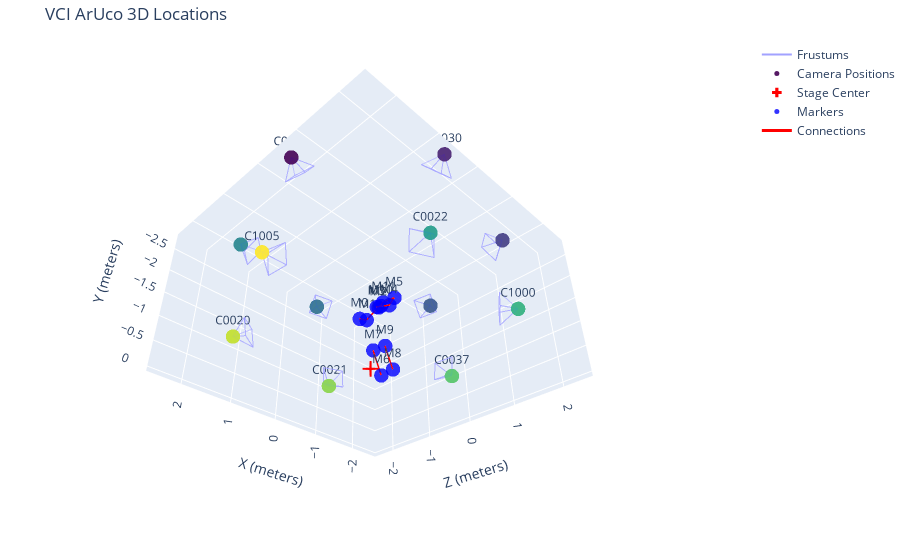

Notebook cell for this chart:
### Code cell
fig = go.Figure()
fig = add_cameras_to_fig(fig, my_cameras, scale=0.2)
fig = add_markers_to_fig(fig, marker_positions)
fig = add_skeleton_to_fig(fig, marker_positions, [(0,1),(1,2),(2,11),(3,4),(4,5),(5,11),(6,7),(8,9),(10,11)])
fig.update_layout(
    title="VCI ArUco 3D Locations",
    scene=dict(
        xaxis_title='X (meters)',
        yaxis_title='Y (meters)',
        zaxis_title='Z (meters)',
        aspectmode='data',
        camera=dict(
            up=dict(x=0, y=-1, z=0),   # Sets the Z-axis to point 'up'
            eye=dict(x=1.5, y=1.5, z=1.5) # Initial camera position
        )
    ),
    margin=dict(l=0, r=0, b=0, t=40)
)
fig.show()

### Figure 1 — Plotly figure (JSON) as saved in the notebook; plotly's stock layout.template omitted (floating-point values rounded to 4 significant figures; data arrays with more than 128 entries replaced by an {"elided": "..."} marker saying what was removed)
{"data": [{"hoverinfo": "none", "line": {"color": "rgba(100, 100, 255, 0.6)", "width": 2}, "mode": "lines", "name": "Frustums", "type": "scatter3d", "x": {"elided": "216 float values"}, "y": {"elided": "216 float values"}, "z": {"elided": "216 float values"}}, {"marker": {"color": [0, 1, 2, 3, 4, 5, 6, 7, 8, 9, 10, 11], "colorscale": [[0, "#440154"], [0.1111, "#482878"], [0.2222, "#3e4989"], [0.3333, "#31688e"], [0.4444, "#26828e"], [0.5556, "#1f9e89"], [0.6667, "#35b779"], [0.7778, "#6ece58"], [0.8889, "#b5de2b"], [1, "#fde725"]], "opacity": 0.9, "size": 5}, "mode": "markers+text", "name": "Camera Positions", "text": ["C0025", "C0030", "C0024", "C0019", "C0031", "C0039", "C0022", "C1000", "C0037", "C0021", "C0020", "C1005"], "textposition": "top center", "type": "scatter3d", "x": [2.407, 0.7022, -1.721, -2.42, -0.7106, 1.705, 1.057, -1.442, -2.507, -1.069, 1.428, 2.489], "y": [-2.733, -2.725, -2.729, -2.739, -2.752, -2.739, -0.8994, -0.8991, -0.9062, -0.9107, -0.9005, -0.9048], "z": [0.5849, 2.393, 1.809, -0.5797, -2.376, -1.806, 2.269, 2.058, -0.225, -2.275, -2.056, 0.2143]}, {"marker": {"color": "red", "size": 8, "symbol": "cross"}, "mode": "markers", "name": "Stage Center", "type": "scatter3d", "x": [0], "y": [0], "z": [0]}, {"marker": {"color": "blue", "opacity": 0.8, "size": 5}, "mode": "markers+text", "name": "Markers", "text": ["M0", "M1", "M2", "M3", "M4", "M5", "M6", "M7", "M8", "M9", "M10", "M11"], "type": "scatter3d", "x": [-0.01251, -0.2458, -0.3844, 0.07258, -0.1519, -0.3469, -0.4876, -0.2561, -0.4392, -0.2611, -0.2557, -0.3002], "y": [-1.126, -1.236, -1.498, -1.092, -1.194, -1.481, -0.147, -0.5366, -0.1204, -0.5092, -1.379, -1.477], "z": [-0.2854, -0.3457, -0.174, 0.2257, 0.3167, 0.2603, -0.222, -0.1883, 0.09826, 0.0943, 0.008239, 0.01979]}, {"connectgaps": false, "line": {"color": "red", "width": 3}, "mode": "lines", "name": "Connections", "type": "scatter3d", "x": [-0.01251, -0.2458, null, -0.2458, -0.3844, null, -0.3844, -0.3002, null, 0.07258, -0.1519, null, -0.1519, -0.3469, null, -0.3469, -0.3002, null, -0.4876, -0.2561, null, -0.4392, -0.2611, null, -0.2557, -0.3002, null], "y": [-1.126, -1.236, null, -1.236, -1.498, null, -1.498, -1.477, null, -1.092, -1.194, null, -1.194, -1.481, null, -1.481, -1.477, null, -0.147, -0.5366, null, -0.1204, -0.5092, null, -1.379, -1.477, null], "z": [-0.2854, -0.3457, null, -0.3457, -0.174, null, -0.174, 0.01979, null, 0.2257, 0.3167, null, 0.3167, 0.2603, null, 0.2603, 0.01979, null, -0.222, -0.1883, null, 0.09826, 0.0943, null, 0.008239, 0.01979, null]}], "layout": {"margin": {"b": 0, "l": 0, "r": 0, "t": 40}, "scene": {"aspectmode": "data", "camera": {"eye": {"x": 1.5, "y": 1.5, "z": 1.5}, "up": {"x": 0, "y": -1, "z": 0}}, "xaxis": {"title": {"text": "X (meters)"}}, "yaxis": {"title": {"text": "Y (meters)"}}, "zaxis": {"title": {"text": "Z (meters)"}}}, "title": {"text": "VCI ArUco 3D Locations"}}}
